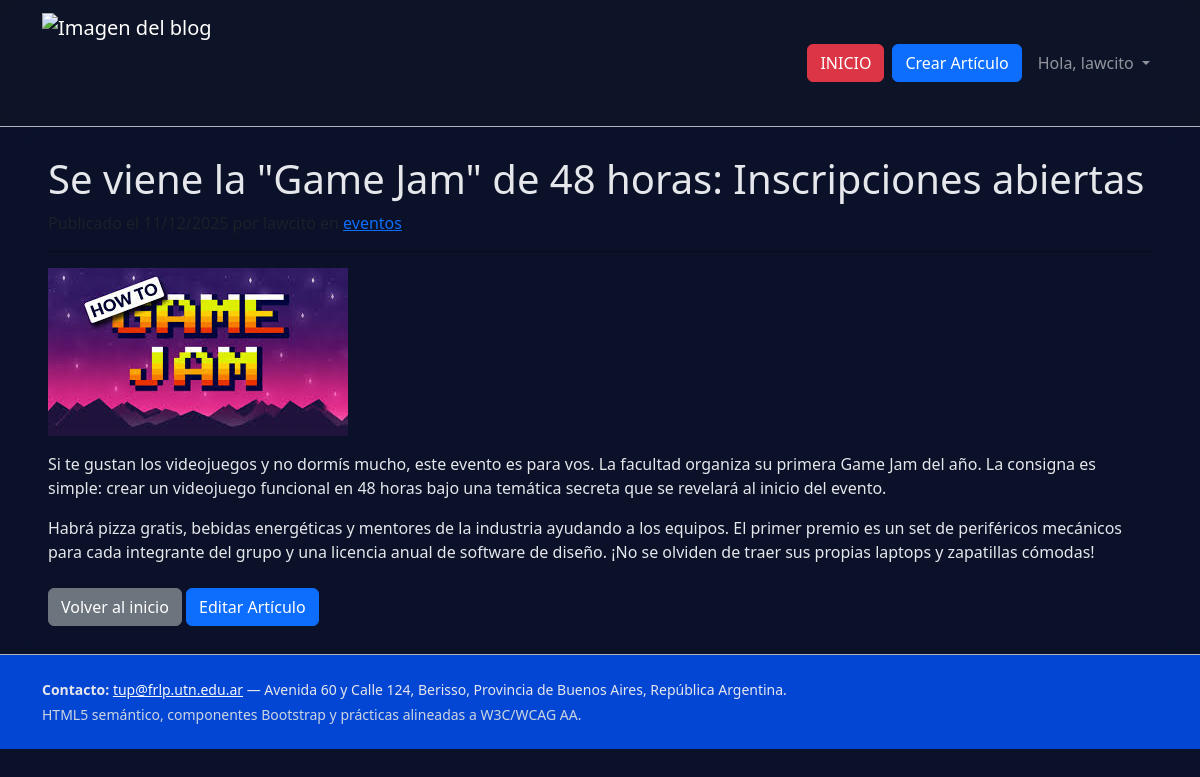
Screenshot of /articulos/10/ (signed in) with the database file from the repository.
### blog_edicion/models.py (models this page shows, shortened)
class Articulo(models.Model):
    titulo = models.CharField(max_length=200)
    contenido = models.TextField()
    fecha_publicacion = models.DateTimeField(default=timezone.now)
    imagen = models.ImageField(upload_to='articulos/', blank=True, null=True)
    categoria = models.ForeignKey(Categoria, on_delete=models.SET_NULL, null=True, related_name='articulos')
    autor = models.ForeignKey(User, on_delete=models.CASCADE, null=True, blank=True)
    class Meta:
        ordering = ['-fecha_publicacion']

class Categoria(models.Model):
    nombre = models.CharField(max_length=100, unique=True)

### blog_edicion/views.py (the view)
# urls.py: path('<int:pk>/', views.articulo_detalle, name='articulo_detalle'),
def articulo_detalle(request, pk):
    articulo = get_object_or_404(Articulo, pk=pk)
    return render(request, "articulo_detalle.html", {"articulo": articulo})

### templates/articulo_detalle.html (shortened to what this page needs)
{% extends "base.html" %}
{% block content %}
  <article>
    <h1>{{ articulo.titulo }}</h1>
    <p class="text-muted">
      en <a href="{% url 'blog_edicion:articulos_por_categoria' articulo.categoria.pk %}">{{ articulo.categoria.nombre }}</a>
    </p>
    <hr>
    {% if articulo.imagen %}
      <img src="{{ articulo.imagen.url }}" class="img-fluid mb-3" alt="{{ articulo.titulo }}">
    {% endif %}
    <div>
      {{ articulo.contenido|linebreaks }}
    </div>
  </article>
  <div class="mt-4">
    <a href="{% url 'home' %}" class="btn btn-secondary">Volver al inicio</a>
    {% if user == articulo.autor %}
      <a href="{% url 'blog_edicion:editar_articulo' pk=articulo.pk %}" class="btn btn-primary">Editar Artículo</a>
    {% endif %}
  </div>
{% endblock %}

### templates/base.html (shortened to what this page needs)
{% load static %}
<!DOCTYPE html>
<html lang="es">
<head>
  <link href="https://cdn.jsdelivr.net/npm/bootstrap@5.3.3/dist/css/bootstrap.min.css" rel="stylesheet">
  <link rel="stylesheet" href="{% static 'css/estilos.css' %}">
</head>
<body class="bg-surface text-light">
  <header class="border-bottom border-dark-subtle">
    <nav class="navbar navbar-expand-lg navbar-dark" style="background: hsla(221, 39%, 11%, 0.651); backdrop-filter: blur(8px);">
      <div class="container">
        <a class="navbar-brand d-inline-flex align-items-center" href="{% url 'home' %}">
          <img src="{% static 'img/logo2.png' %}" alt="Imagen del blog" style="height:100px;width:auto;">
        </a>
        <div class="collapse navbar-collapse" id="navMain">
          <ul class="navbar-nav ms-auto gap-2 align-items-start align-items-lg-center">
            <li class="nav-item">
              <a class="btn btn-danger w-100" href="{% url 'home' %}">INICIO</a>
            </li>
            {% if user.is_authenticated %}
              <li class="nav-item">
                <a class="btn btn-primary w-100" href="{% url 'blog_edicion:crear_articulo' %}">Crear Artículo</a>
              </li>
              <li class="nav-item dropdown">
                <a class="nav-link dropdown-toggle" href="#" id="navbarDropdown" role="button" data-bs-toggle="dropdown" aria-expanded="false">
                  Hola, {{ user.username }}
                </a>
              </li>
            {% endif %}
          </ul>
        </div>
      </div>
    </nav>
  </header>
  <main id="contenido" class="mx-4 my-1">
    <div class="p-4 rounded-4 bg-panel text-black">
      {% block content %}{% endblock %}
    </div>
  </main>
  <footer class="py-4 border-top border-dark-subtle bg-footer">
    <div class="container small">
      <address class="mb-1">
        <strong>Contacto:</strong>
        <a class="link-light text-decoration-underline" href="mailto:tup@frlp.utn.edu.ar">tup@frlp.utn.edu.ar</a> —
        Avenida 60 y Calle 124, Berisso, Provincia de Buenos Aires, República Argentina.
      </address>
      <div class="text-secondary">
        HTML5 semántico, componentes Bootstrap y prácticas alineadas a W3C/WCAG AA.
      </div>
    </div>
  </footer>
</body>
</html>

### static/css/estilos.css (style rules this page uses)
:root { --bg: #0a1128; --panel: #0a1128; --text: #fefcfb; }
html, body { height: 100%; }
body { background: #0a1128; color: var(--text); overflow-x: hidden; width: 100%; }
.bg-panel { background: var(--panel); color: #e5e7eb; }
.bg-panel h1, .bg-panel h2, .bg-panel p, .bg-panel .lead { color: #e5e7eb; }
.bg-footer { background: #0446d4; color: #e5e7eb; }
.navbar-nav .btn { width: 100%; }
@media (min-width: 992px) { .navbar-nav { gap: 0.5rem; align-items: center; } }
@media (min-width: 992px) { .navbar-nav .btn { width: auto; } }
.text-secondary { color: #cbd5e1 !important; }

### rows the page displays
Articulo: titulo "Se viene la \"Game Jam\" de 48 horas: Inscripciones abiertas", categoria.nombre "eventos", imagen (picture), contenido "Si te gustan los videojuegos y no dormís mucho, este evento es para vos. La facultad organiza su primera Game Jam del año. La consigna es simple: crear un videojuego funcional en 48 horas bajo una temática secreta que se revelará al inicio del evento. Habrá pizza gratis, bebidas energéticas y mentores de la industria ayudando a los equipos. El primer premio es un set de periféricos mecánicos para cada integrante del grupo y una licencia anual de software de diseño. ¡No se olviden de traer sus propias laptops y zapatillas cómodas!"

### other values shown
{{ user.username }} "lawcito"
